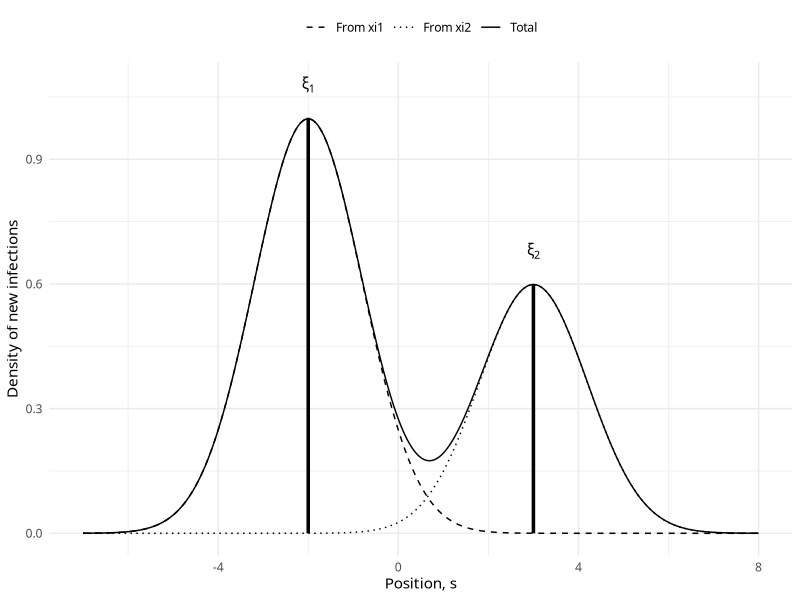

R code for this plot:
## ---- chunk 1
#| label: fig-st-two-sources
#| fig-cap: "Schematic of the spread of new infections around inoculum sources at positions xi1 and xi2 (Gaussian contact distribution, hypothetical values). Dashed curves are the contributions R0 D(s - xi) Yn(xi) of each source; the solid curve, their sum, is the density of new infections at position s."
#| fig-width: 6
#| fig-height: 3.2
library(tidyverse)

R0 <- 3
xi <- c(-2, 3)          # source positions
Yxi <- c(1, 0.6)        # density of infectious individuals at each source
sig <- 1.2

s_grid <- seq(-7, 8, by = 0.02)
contrib <- map2(xi, Yxi, \(x, y) R0 * dnorm(s_grid, x, sig) * y)

two_src <- tibble(
  s = rep(s_grid, 3),
  Y = c(contrib[[1]], contrib[[2]], contrib[[1]] + contrib[[2]]),
  curve = rep(c("From xi1", "From xi2", "Total"), each = length(s_grid))
)

ggplot(two_src, aes(s, Y, linetype = curve)) +
  geom_line() +
  annotate("segment", x = xi, xend = xi, y = 0, yend = Yxi,
           linewidth = 1.2) +
  annotate("text", x = xi, y = Yxi + 0.08, label = c("xi[1]", "xi[2]"),
           parse = TRUE, family = "Sarabun") +
  scale_linetype_manual(values = c("dashed", "dotted", "solid")) +
  labs(x = "Position, s", y = "Density of new infections",
       linetype = NULL) +
  theme_minimal(base_family = "Sarabun") +
  theme(legend.position = "top")
